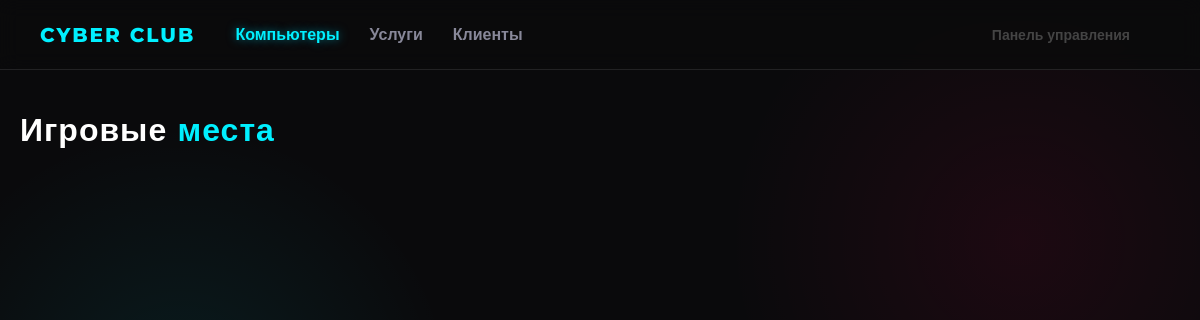
Before: / with the older database file.
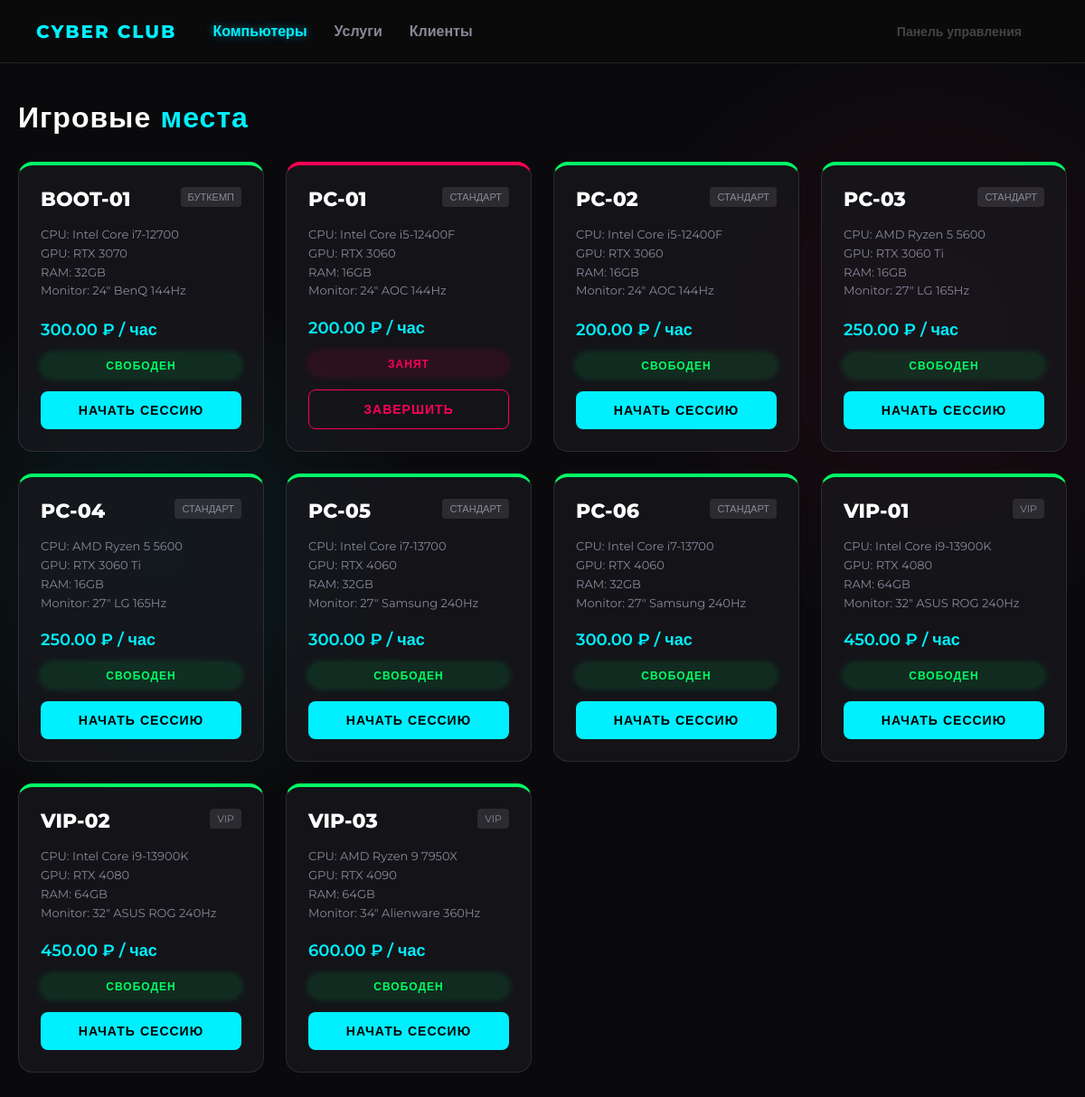
After: the same page with the newer database file.
### c_club/models.py (models this page shows, shortened)
class Computer(models.Model): #компы
    class Zone(models.TextChoices):
        STANDARD = 'standard', 'Стандарт'
        VIP = 'vip', 'VIP'
        BOOTCAMP = 'bootcamp', 'Буткемп'
    class Status(models.TextChoices):
        FREE = 'free', 'Свободен'
        BUSY = 'busy', 'Занят'
        MAINTENANCE = 'maintenance', 'Обслуживание'
        BROKEN = 'broken', 'Неисправен'
    name = models.CharField(max_length=50, unique=True)
    zone = models.CharField(max_length=20, choices=Zone.choices, default=Zone.STANDARD)
    cpu = models.CharField(max_length=100, blank=True)
    gpu = models.CharField(max_length=100, blank=True)
    ram = models.CharField(max_length=50, blank=True)
    monitor = models.CharField(max_length=100, blank=True)
    status = models.CharField(max_length=20, choices=Status.choices, default=Status.FREE)
    hourly_rate = models.DecimalField(max_digits=10, decimal_places=2)
    tariff = models.ForeignKey(Tariff, on_delete=models.SET_NULL, null=True, blank=True)
    class Meta:
        ordering = ['name']

### c_club/views.py (the view)
# urls.py: path('', views.index_page, name='index'),
def index_page(request):
    computers = Computer.objects.all().order_by('name')
    return render(request, 'index.html', {'computers': computers})

### c_club/templates/index.html (shortened to what this page needs)
{% load static %}
<!DOCTYPE html>
<html lang="ru">
<head>
    <link rel="stylesheet" href="{% static 'css/style.css' %}">
</head>
<body>
    <nav>
        <div class="nav-brand">CYBER CLUB</div>
        <a href="/" class="active">Компьютеры</a>
        <a href="/services-page/">Услуги</a>
        <a href="/clients-page/">Клиенты</a>
        <a href="/admin/" class="admin-link" target="_blank">Панель управления</a>
    </nav>
    <div class="container">
        <h1>Игровые <span>места</span></h1>
        <div class="grid">
            {% for comp in computers %}
                <div class="card {{ comp.status }}">
                    <div class="card-header">
                        <div class="card-title">{{ comp.name }}</div>
                        <div class="zone-badge">{{ comp.get_zone_display }}</div>
                    </div>
                    <div class="card-specs">
                        <div>CPU: {{ comp.cpu }}</div>
                        <div>GPU: {{ comp.gpu }}</div>
                        <div>RAM: {{ comp.ram }}</div>
                        {% if comp.monitor %}<div>Monitor: {{ comp.monitor }}</div>{% endif %}
                    </div>
                    <div class="price">{{ comp.hourly_rate }} ₽ / час</div>
                    <div class="status {{ comp.status }}">
                        {% if comp.status == 'free' %}Свободен
                        {% elif comp.status == 'busy' %}Занят
                        {% else %}Обслуживание{% endif %}
                    </div>
                    {% if comp.status == 'free' %}
                        <button class="btn" onclick="openStartModal({{ comp.id }}, '{{ comp.name }}', '{{ comp.tariff_id|default:'' }}')">Начать сессию</button>
                    {% elif comp.status == 'busy' %}
                        <button class="btn danger" onclick="stopSession({{ comp.id }})">Завершить</button>
                    {% else %}
                        <button class="btn" disabled>Недоступен</button>
                    {% endif %}
                </div>
            {% endfor %}
        </div>
    </div>
</body>
</html>

### c_club/static/css/style.css (style rules this page uses)
:root { --bg-color: #0a0a0c; --card-bg: rgba(25, 25, 30, 0.7); --primary: #00f0ff; --primary-hover: #00c3ff; --danger: #ff0055; --success: #00ff66; --warning: #ffaa00; --text-main: #ffffff; --text-muted: #888899; --border: rgba(255, 255, 255, 0.1); }
* { box-sizing: border-box; margin: 0; padding: 0; }
body { font-family: 'Montserrat', sans-serif; background-color: var(--bg-color); color: var(--text-main); background-image: radial-gradient(circle at 15% 50%, rgba(0, 240, 255, 0.08), transparent 25%), radial-gradient(circle at 85% 30%, rgba(255, 0, 85, 0.08), transparent 25%); background-attachment: fixed; min-height: 100vh; }
nav { background: rgba(10, 10, 12, 0.8); backdrop-filter: blur(10px); padding: 0 40px; display: flex; align-items: center; height: 70px; border-bottom: 1px solid var(--border); position: sticky; top: 0; z-index: 100; }
.nav-brand { font-size: 20px; font-weight: 800; color: var(--primary); text-transform: uppercase; letter-spacing: 2px; margin-right: 40px; }
nav a { color: var(--text-muted); text-decoration: none; font-weight: 600; margin-right: 30px; transition: 0.3s; }
nav a:hover, nav a.active { color: var(--primary); text-shadow: 0 0 10px rgba(0, 240, 255, 0.5); }
.admin-link { margin-left: auto; font-size: 14px; color: #444; }
.container { max-width: 1400px; margin: 40px auto; padding: 0 20px; }
h1 { font-size: 32px; font-weight: 800; margin-bottom: 30px; letter-spacing: 1px; }
h1 span { color: var(--primary); }
.grid { display: grid; grid-template-columns: repeat(auto-fill, minmax(260px, 1fr)); gap: 24px; }
.card { background: var(--card-bg); border: 1px solid var(--border); border-radius: 16px; padding: 24px; position: relative; backdrop-filter: blur(10px); transition: all 0.3s cubic-bezier(0.25, 0.8, 0.25, 1); display: flex; flex-direction: column; }
.card.free { border-top: 4px solid var(--success); }
.card.busy { border-top: 4px solid var(--danger); }
.card-header { display: flex; justify-content: space-between; align-items: flex-start; margin-bottom: 15px; }
.card-title { font-size: 22px; font-weight: 800; }
.zone-badge { font-size: 11px; text-transform: uppercase; background: rgba(255,255,255,0.1); padding: 4px 8px; border-radius: 4px; color: var(--text-muted); }
.card-specs { font-size: 13px; color: var(--text-muted); margin-bottom: 20px; line-height: 1.6; flex-grow: 1; }
.price { font-size: 18px; font-weight: 600; margin-bottom: 15px; color: var(--primary); }
.status { display: inline-block; padding: 6px 12px; border-radius: 20px; font-size: 12px; font-weight: 800; text-transform: uppercase; letter-spacing: 1px; margin-bottom: 15px; text-align: center; }
.status.free { background: rgba(0, 255, 102, 0.1); color: var(--success); box-shadow: 0 0 10px rgba(0, 255, 102, 0.2); }
.status.busy { background: rgba(255, 0, 85, 0.1); color: var(--danger); box-shadow: 0 0 10px rgba(255, 0, 85, 0.2); }
.btn { background: var(--primary); color: #000; border: none; padding: 12px; border-radius: 8px; font-family: inherit; font-weight: 800; font-size: 14px; cursor: pointer; width: 100%; text-transform: uppercase; letter-spacing: 1px; transition: 0.2s; }
.btn.danger { background: transparent; border: 1px solid var(--danger); color: var(--danger); }

Changed rows visible on the page:
added Computer: name "BOOT-01", zone "БУТКЕМП", cpu "Intel Core i7-12700", gpu "RTX 3070", ram "32GB", monitor "24\" BenQ 144Hz", hourly_rate "300.00", status "СВОБОДЕН"
added Computer: name "PC-01", zone "СТАНДАРТ", cpu "Intel Core i5-12400F", gpu "RTX 3060", ram "16GB", monitor "24\" AOC 144Hz", hourly_rate "200.00", status "ЗАНЯТ"
added Computer: name "PC-02", zone "СТАНДАРТ", cpu "Intel Core i5-12400F", gpu "RTX 3060", ram "16GB", monitor "24\" AOC 144Hz", hourly_rate "200.00", status "СВОБОДЕН"
added Computer: name "PC-03", zone "СТАНДАРТ", cpu "AMD Ryzen 5 5600", gpu "RTX 3060 Ti", ram "16GB", monitor "27\" LG 165Hz", hourly_rate "250.00", status "СВОБОДЕН"
added Computer: name "PC-04", zone "СТАНДАРТ", cpu "AMD Ryzen 5 5600", gpu "RTX 3060 Ti", ram "16GB", monitor "27\" LG 165Hz", hourly_rate "250.00", status "СВОБОДЕН"
added Computer: name "PC-05", zone "СТАНДАРТ", cpu "Intel Core i7-13700", gpu "RTX 4060", ram "32GB", monitor "27\" Samsung 240Hz", hourly_rate "300.00", status "СВОБОДЕН"
added Computer: name "PC-06", zone "СТАНДАРТ", cpu "Intel Core i7-13700", gpu "RTX 4060", ram "32GB", monitor "27\" Samsung 240Hz", hourly_rate "300.00", status "СВОБОДЕН"
added Computer: name "VIP-01", zone "VIP", cpu "Intel Core i9-13900K", gpu "RTX 4080", ram "64GB", monitor "32\" ASUS ROG 240Hz", hourly_rate "450.00", status "СВОБОДЕН"
added Computer: name "VIP-02", zone "VIP", cpu "Intel Core i9-13900K", gpu "RTX 4080", ram "64GB", monitor "32\" ASUS ROG 240Hz", hourly_rate "450.00", status "СВОБОДЕН"
added Computer: name "VIP-03", zone "VIP", cpu "AMD Ryzen 9 7950X", gpu "RTX 4090", ram "64GB", monitor "34\" Alienware 360Hz", hourly_rate "600.00", status "СВОБОДЕН"
